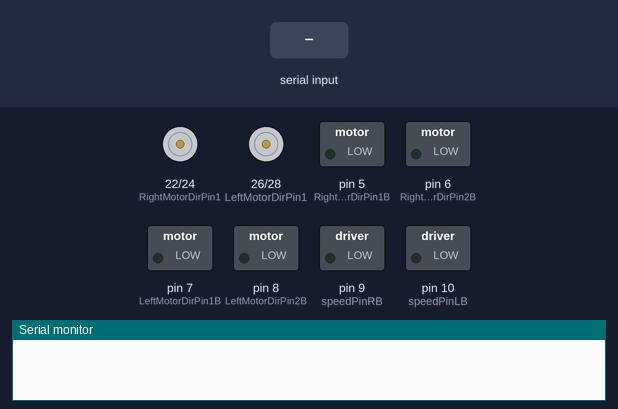
Simulated run of this sketch. Board: Arduino Mega 2560, built with avr-gcc and run on an emulated ATmega2560. Parts: motor-driver pin pairs drawn as motors (green arrow = first pin HIGH = forward, orange = second pin HIGH = backward, longer = more drive, scaled by the enable pin), switched loads named in the sketch (green lamp = pin HIGH), the last lines printed to the serial monitor. Inputs (shaded band) come from the test bench.

Above: at 1.2 s.
1.3 s: "p90\n" received over Serial
At 2.5 s:
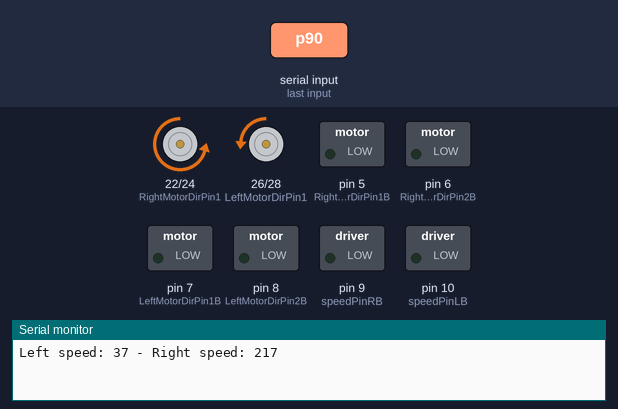
2.8 s: "p,45\n" received over Serial
At 3.7 s:
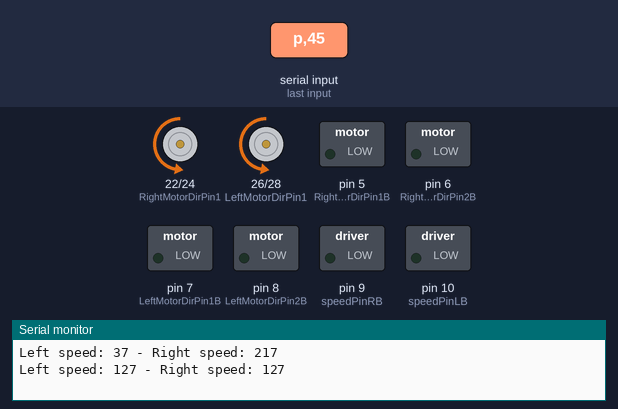
Timing chart, 0 to 5.8 s (numbered marks = the images above; inputs shaded):
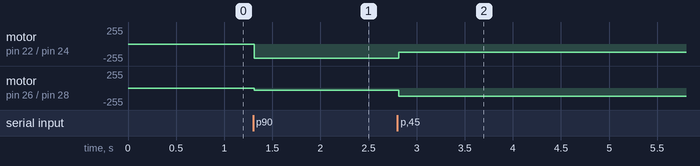

Measured:
- after the input at 1.3 s, motor on pin 22 (RightMotorDirPin1) / pin 24 (RightMotorDirPin2): stopped → backward 217/255 at once; motor on pin 26 (LeftMotorDirPin1) / pin 28 (LeftMotorDirPin2): stopped → backward 37/255 at once
- after the input at 2.8 s, motor on pin 22 (RightMotorDirPin1) / pin 24 (RightMotorDirPin2): backward 217/255 → backward 127/255 at once; motor on pin 26 (LeftMotorDirPin1) / pin 28 (LeftMotorDirPin2): backward 37/255 → backward 127/255 at once

The sketch:

Prova_Serial_Port.ino
```cpp
#include <ArduinoJson.h>

int motor_left_speed;
int motor_right_speed;

#define speedPinRB 9   //  Front Wheel PWM pin connect Model-Y M_B ENA
#define RightMotorDirPin1  22    //Front Right Motor direction pin 1 to Model-Y M_B IN1  (K1)
#define RightMotorDirPin2  24   //Front Right Motor direction pin 2 to Model-Y M_B IN2   (K1)
#define LeftMotorDirPin1  26    //Front Left Motor direction pin 1 to Model-Y M_B IN3 (K3)
#define LeftMotorDirPin2  28   //Front Left Motor direction pin 2 to Model-Y M_B IN4 (K3)
#define speedPinLB 10   //  Front Wheel PWM pin connect Model-Y M_B ENB

#define speedPinR 11   //  Rear Wheel PWM pin connect Left Model-Y M_A ENA
#define RightMotorDirPin1B  5    //Rear Right Motor direction pin 1 to Model-Y M_A IN1 ( K1)
#define RightMotorDirPin2B 6    //Rear Right Motor direction pin 2 to Model-Y M_A IN2 ( K1)
#define LeftMotorDirPin1B 7    //Rear Left Motor direction pin 1 to Model-Y M_A IN3  (K3)
#define LeftMotorDirPin2B 8  //Rear Left Motor direction pin 2 to Model-Y M_A IN4 (K3)
#define speedPinL 12    //  Rear Wheel PWM pin connect Model-Y M_A ENB

void setup() {
  pinMode(RightMotorDirPin1, OUTPUT);
  pinMode(RightMotorDirPin2, OUTPUT);
  pinMode(speedPinR, OUTPUT);

  pinMode(LeftMotorDirPin1, OUTPUT);
  pinMode(LeftMotorDirPin2, OUTPUT);
  pinMode(speedPinL, OUTPUT);

  pinMode(RightMotorDirPin1B, OUTPUT);
  pinMode(RightMotorDirPin2B, OUTPUT);
  pinMode(speedPinRB, OUTPUT);

  pinMode(LeftMotorDirPin1B, OUTPUT);
  pinMode(LeftMotorDirPin2B, OUTPUT);
  pinMode(speedPinLB, OUTPUT);
  Serial.begin(9600);
}

void loop() {

  // Check if data is available on the serial port
  if (Serial.available()) {
    // // Read the incoming JSON string
    String myString = Serial.readStringUntil('\n');
    delay(10);
    if (myString.charAt(0) != 'p') {
      Serial.println("");
      // Serial.println("PID not received");
    } else if(myString.charAt(0) == 'p') {

      String pid_value_string = myString.substring(1);
      int pid_value = pid_value_string.toInt();
      // Calcola la velocità dei motori in base al valore PID
      motor_left_speed = constrain(127 - pid_value, 0, 255);  // Motore sinistro (inversamente proporzionale)
      motor_right_speed = constrain(127 + pid_value, 0, 255); // Motore destro
      Forward(motor_right_speed, motor_left_speed);
      Serial.print("Left speed: ");
      Serial.print(motor_left_speed);
      Serial.print(" - Right speed: ");
      Serial.println(motor_right_speed);
    }
  }
}

// Funzioni --------------------------------------------

void Forward(int PWM_R, int PWM_L) {  // driving both motors forward

  digitalWrite(LeftMotorDirPin1, LOW);
  digitalWrite(LeftMotorDirPin2, HIGH);
  analogWrite(speedPinR, PWM_R);

  digitalWrite(RightMotorDirPin1, LOW);
  digitalWrite(RightMotorDirPin2, HIGH);
  analogWrite(speedPinL, PWM_L);
}

void Backwards(int PWM_R, int PWM_L) {  // driving both motors backwards
  digitalWrite(RightMotorDirPin1, LOW);
  digitalWrite(RightMotorDirPin2, HIGH);
  analogWrite(speedPinR, PWM_R);

  digitalWrite(LeftMotorDirPin1, LOW);
  digitalWrite(LeftMotorDirPin2, HIGH);
  analogWrite(speedPinL, PWM_L);
}
```
